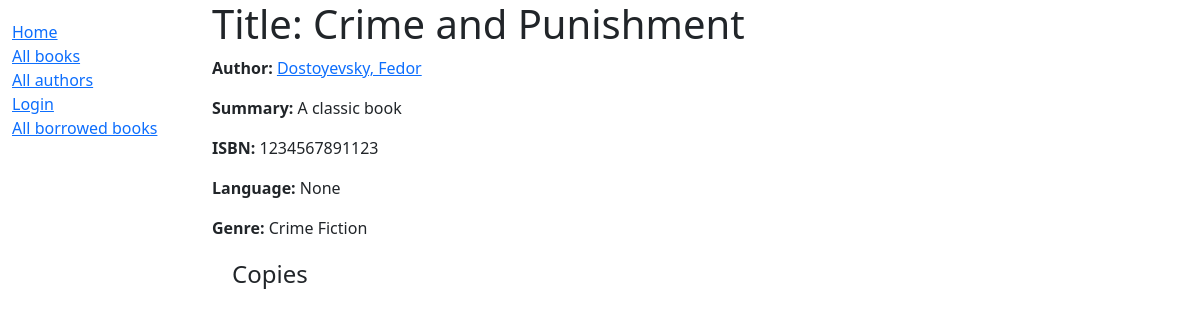
Page /catalog/book/3 on the earlier database version.
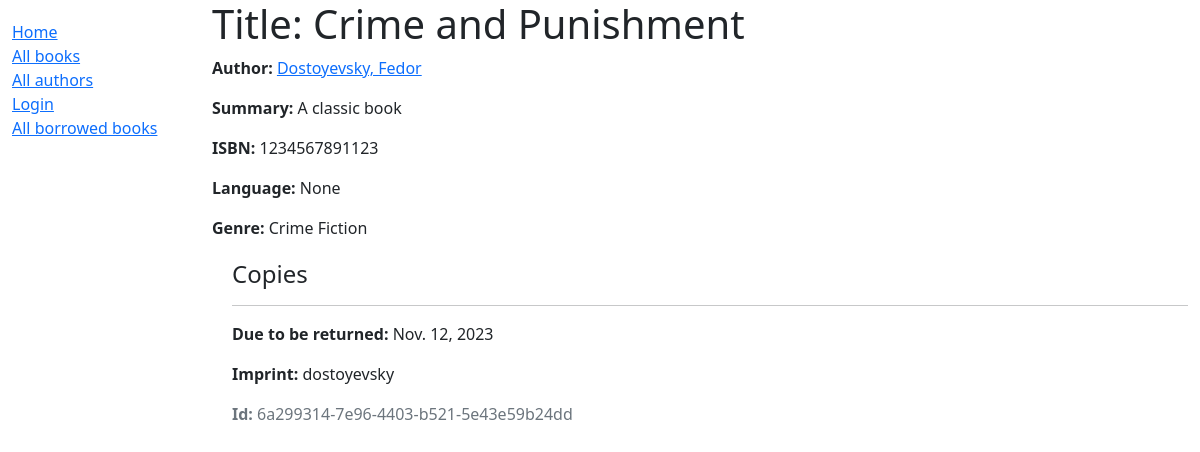
Same page on the later database version.
### catalog/models.py (models this page shows, shortened)
class BookInstance(models.Model):
    id = models.UUIDField(primary_key=True, default=uuid.uuid4,
                          help_text="Unique ID for this particular book across whole library")
    book = models.ForeignKey('Book', on_delete=models.SET_NULL, null=True)
    imprint = models.CharField(max_length=200)
    due_back = models.DateField(null=True, blank=True)
    LOAN_STATUS = (
        ('m', 'Maintenance'),
        ('o', 'On loan'),
        ('a', 'Available'),
        ('r', 'Reserved'),
    )
    status = models.CharField(max_length=1, choices=LOAN_STATUS, blank=True, default='m', help_text='Book availability')
    borrower = models.ForeignKey(User, on_delete=models.SET_NULL, null=True, blank=True)
    class Meta:
        ordering = ['due_back']
        permissions = (("can_mark_returned", "Set a book as returned"),)

### catalog/views.py (the view)
# urls.py: path('book/<int:pk>', views.BookDetailView.as_view(), name='book-detail'),
class BookDetailView(generic.DetailView):
    model = Book

### catalog/models.py (called while the page is built)
    def __str__(self):
        return self.name

    def __str__(self):
        return '%s, %s' % (self.last_name, self.first_name)

### catalog/templates/catalog/book_detail.html (shortened to what this page needs)
{% extends "base_generic.html" %}
{% block content %}
    <h1>Title: {{ book.title }}</h1>
    <p><strong>Author:</strong> <a href="{% url 'author-detail' book.author.pk %}">
        {{ book.author }}
    </a></p>
    <p><strong>Summary:</strong>
        {{ book.summary }}
    </p>
    <p>
        <strong>ISBN:</strong>
        {{ book.isbn }}
    </p>
    <p>
        <strong>Language:</strong>
        {{ book.language }}
    </p>
    <p><strong>Genre:</strong> {{ book.genre.all|join:", " }}</p>
    <div style="margin-left: 20px; margin-top: 20px">
        <h4>Copies</h4>
        {% for copy in book.bookinstance_set.all %}
        <hr>
        {% if copy.status != 'a' %}<p><strong>Due to be returned:</strong>
        {{ copy.due_back }}</p>{% endif %}
        <p><strong>Imprint: </strong> {{ copy.imprint }}</p>
        <p class="text-muted"><strong>Id:</strong> {{ copy.id }}</p>
        {% endfor %}
    </div>
{% endblock %}

Differences in the rows shown:
added BookInstance: due_back "Nov. 12, 2023", imprint "dostoyevsky", id "6a299314-7e96-4403-b521-5e43e59b24dd"
